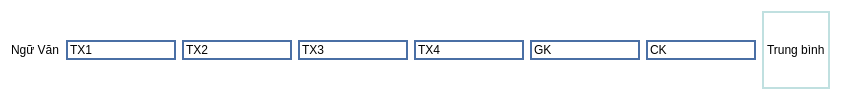
               <widget class="QWidget" name="widget_38" native="true">
                <property name="styleSheet">
                 <string notr="true">background-color: rgb(255, 255, 255);</string>
                </property>
                <layout class="QHBoxLayout" name="horizontalLayout_31">
                 <item>
                  <widget class="QLabel" name="label_4">
                   <property name="text">
                    <string>Ngữ Văn</string>
                   </property>
                  </widget>
                 </item>
                 <item>
                  <widget class="QLineEdit" name="lineEdit_153">
                   <property name="styleSheet">
                    <string notr="true">border: 2px solid #4A6FA5;</string>
                   </property>
                   <property name="text">
                    <string>TX1</string>
                   </property>
                  </widget>
                 </item>
                 <item>
                  <widget class="QLineEdit" name="lineEdit_154">
                   <property name="styleSheet">
                    <string notr="true">border: 2px solid #4A6FA5;</string>
                   </property>
                   <property name="text">
                    <string>TX2</string>
                   </property>
                  </widget>
                 </item>
                 <item>
                  <widget class="QLineEdit" name="lineEdit_155">
                   <property name="styleSheet">
                    <string notr="true">border: 2px solid #4A6FA5;</string>
                   </property>
                   <property name="text">
                    <string>TX3</string>
                   </property>
                  </widget>
                 </item>
                 <item>
                  <widget class="QLineEdit" name="lineEdit_156">
                   <property name="styleSheet">
                    <string notr="true">border: 2px solid #4A6FA5;</string>
                   </property>
                   <property name="text">
                    <string>TX4</string>
                   </property>
                  </widget>
                 </item>
                 <item>
                  <widget class="QLineEdit" name="lineEdit_157">
                   <property name="styleSheet">
                    <string notr="true">border: 2px solid #4A6FA5;</string>
                   </property>
                   <property name="text">
                    <string>GK</string>
                   </property>
                  </widget>
                 </item>
                 <item>
                  <widget class="QLineEdit" name="lineEdit_158">
                   <property name="styleSheet">
                    <string notr="true">border: 2px solid #4A6FA5;</string>
                   </property>
                   <property name="text">
                    <string>CK</string>
                   </property>
                  </widget>
                 </item>
                 <item>
                  <widget class="QLabel" name="label_46">
                   <property name="styleSheet">
                    <string notr="true">border: 2px solid #C0E0E0;</string>
                   </property>
                   <property name="text">
                    <string>Trung bình</string>
                   </property>
                  </widget>
                 </item>
                </layout>
               </widget>
